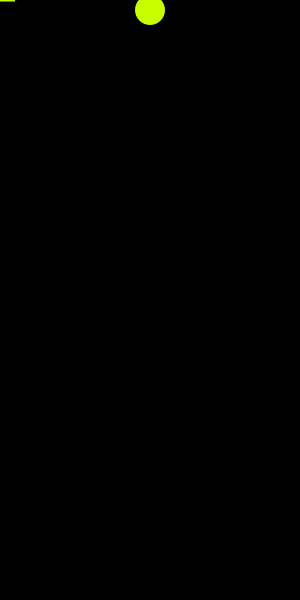
Frame 1 (no input)
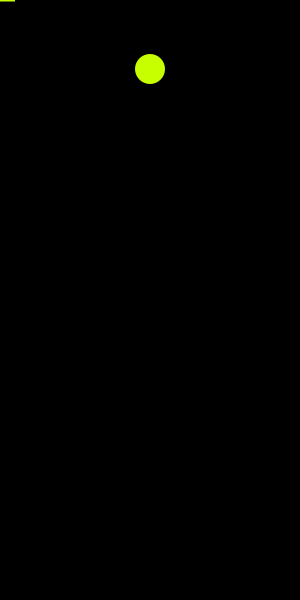
Frame 60 (the mouse pressed at the canvas centre just before this capture)
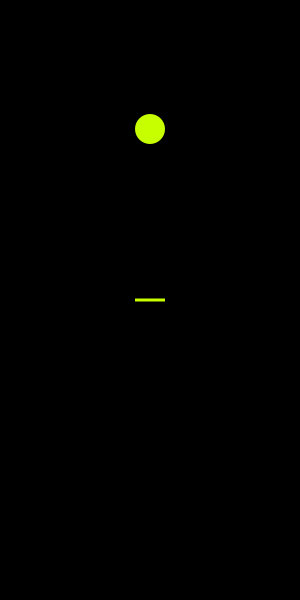
Frame 120 (the mouse held since frame 60 and released just before this capture)

The Processing sketch that drew these frames (run headless with seeded random() and noise(); from frame 60 on, the mouse is pressed at the canvas centre):

// Processing sketch: processing_66573
// ── processing_66573.pde

 boolean re = false;
 float y = 10;
 float x = 150;
        
void setup() 
{
  size(300, 600);
  background(0);
  frameRate(500);
  noStroke();
  ellipseMode(CENTER);  
  smooth();
}

void draw()
{
  fill(0);
  rectMode(CENTER);
  rect(width/2, height/2, width, height);
  fill(200, 255, 0);
  rect(mouseX, mouseY, 30, 3);
  ellipse(x, y, 30, 30);

if(mouseX > x-20 && mouseX < x+20 & mouseY > y-1 && mouseY < y+1 ) 
{re=true; }
if(y < 0) {re=false;}   
if(y > height) {x=150; y=0; } 
if(re) {y = y-1;} else{y = y+1;}
}
